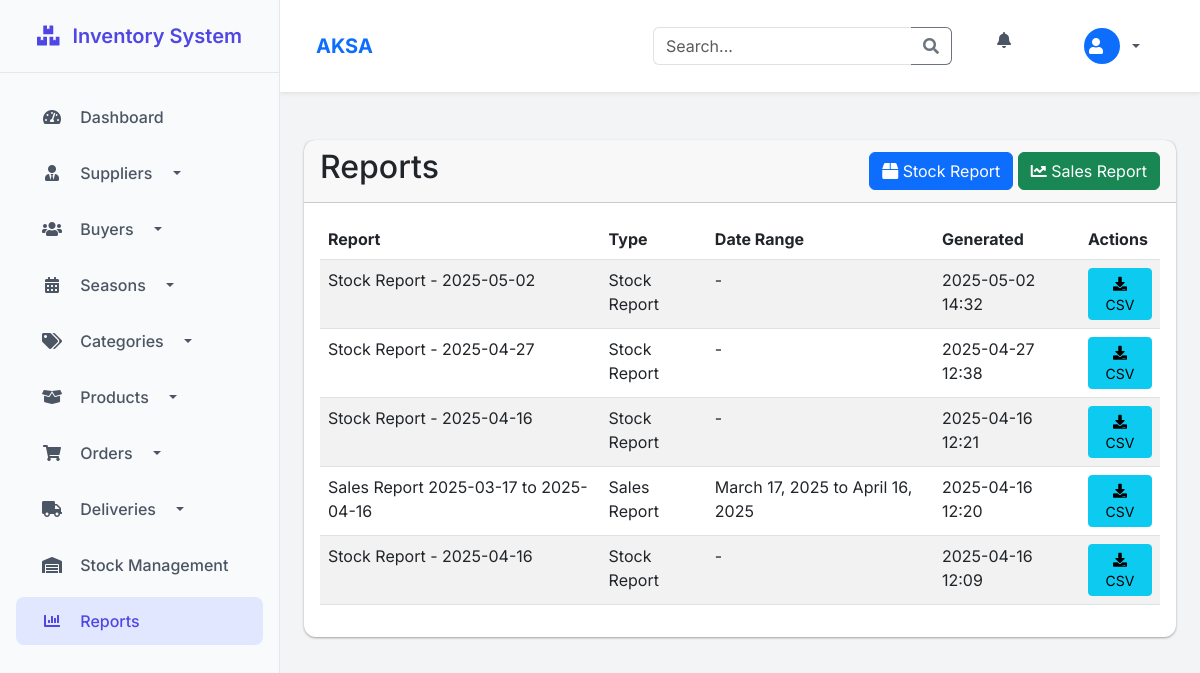
/store/reports/, run on the app's committed database.
### store/models.py (models this page shows, shortened)
class Report(models.Model):
    REPORT_TYPES = [
        ('stock', 'Stock Report'),
        ('sales', 'Sales Report'),
        ('purchase', 'Purchase Report'),
        ('low_stock', 'Low Stock Alert'),
    ]
    report_type = models.CharField(max_length=20, choices=REPORT_TYPES)
    title = models.CharField(max_length=100)
    generated_at = models.DateTimeField(default=timezone.now)
    start_date = models.DateField(null=True, blank=True)
    end_date = models.DateField(null=True, blank=True)
    notes = models.TextField(blank=True)
    file = models.FileField(upload_to='reports/', null=True, blank=True)

### store/views.py (the view)
# urls.py: path('reports/', report_list, name='report_list'),
def report_list(request):
    from store.models import Report
    reports = Report.objects.all().order_by('-generated_at')
    return render(request, 'store/report_list.html', {'reports': reports})

### store/context_processors.py (called while the page is built)
def alerts_context(request):
    if request.user.is_authenticated:
        return {
            'unread_alerts_count': Alert.objects.filter(user=request.user, is_read=False).count(),
            'recent_alerts': Alert.objects.filter(user=request.user).order_by('-created_at')[:5]
        }
    return {}

### templates/store/report_list.html
{% extends 'base/base.html' %}
{% block content %}
<div class="card">
    <div class="card-header d-flex justify-content-between align-items-center">
        <h2>Reports</h2>
        <div>
            <a href="{% url 'generate_stock_report' %}" class="btn btn-primary">
                <i class="fas fa-box"></i> Stock Report
            </a>
            <a href="{% url 'generate_sales_report' %}" class="btn btn-success">
                <i class="fas fa-chart-line"></i> Sales Report
            </a>
        </div>
    </div>
    <div class="card-body">
        <table class="table table-striped">
            <thead>
                <tr>
                    <th>Report</th>
                    <th>Type</th>
                    <th>Date Range</th>
                    <th>Generated</th>
                    <th>Actions</th>
                </tr>
            </thead>
            <tbody>
                {% for report in reports %}
                <tr>
                    <td>{{ report.title }}</td>
                    <td>{{ report.get_report_type_display }}</td>
                    <td>
                        {% if report.start_date %}
                            {{ report.start_date }} to {{ report.end_date }}
                        {% else %}
                            -
                        {% endif %}
                    </td>
                    <td>{{ report.generated_at|date:"Y-m-d H:i" }}</td>
                    <td>
                        <a href="{% url 'export_report_csv' report.id %}" class="btn btn-sm btn-info">
                            <i class="fas fa-download"></i> CSV
                        </a>
                    </td>
                </tr>
                {% empty %}
                <tr>
                    <td colspan="5">No reports generated yet</td>
                </tr>
                {% endfor %}
            </tbody>
        </table>
    </div>
</div>
{% endblock %}

### templates/base/base.html (style rules this page uses)
:root { --primary: #4f46e5; --primary-hover: #4338ca; --sidebar-bg: #f9fafb; --sidebar-active: #e0e7ff; --header-bg: #ffffff; --card-shadow: 0 1px 3px rgba(0,0,0,0.12), 0 1px 2px rgba(0,0,0,0.24); --transition: all 0.3s cubic-bezier(.25,.8,.25,1); }
body { font-family: 'Inter', sans-serif; background-color: #f3f4f6; color: #111827; }
.card { border: none; border-radius: 0.75rem; box-shadow: var(--card-shadow); transition: var(--transition); }

### data on the page
Report: title "Stock Report - 2025-05-02", report_type "Stock Report", generated_at "2025-05-02 14:32"
Report: title "Stock Report - 2025-04-27", report_type "Stock Report", generated_at "2025-04-27 12:38"
Report: title "Stock Report - 2025-04-16", report_type "Stock Report", generated_at "2025-04-16 12:21"
Report: title "Sales Report 2025-03-17 to 2025-04-16", report_type "Sales Report", start_date "March 17, 2025", end_date "April 16, 2025", generated_at "2025-04-16 12:20"
Report: title "Stock Report - 2025-04-16", report_type "Stock Report", generated_at "2025-04-16 12:09"
